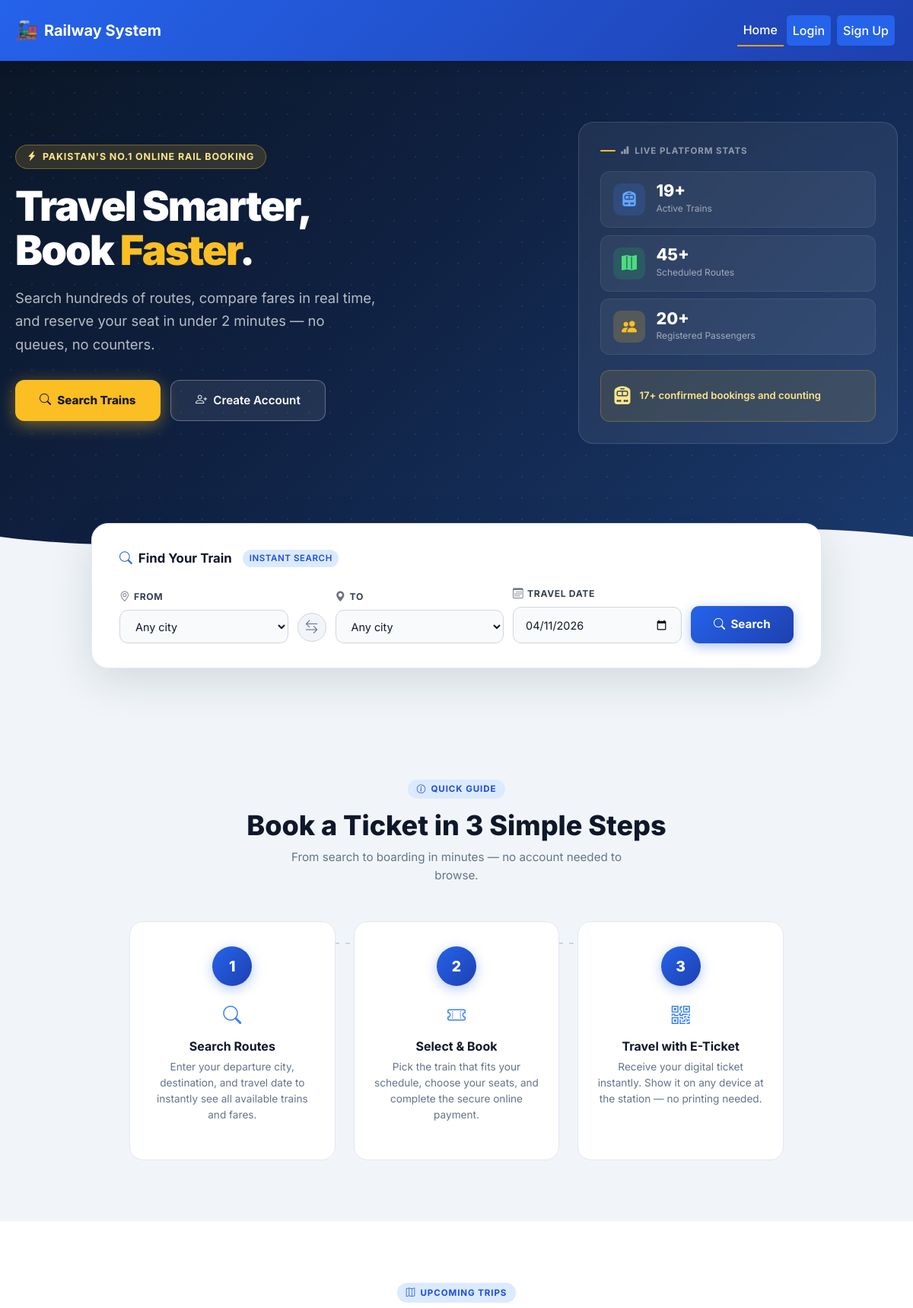
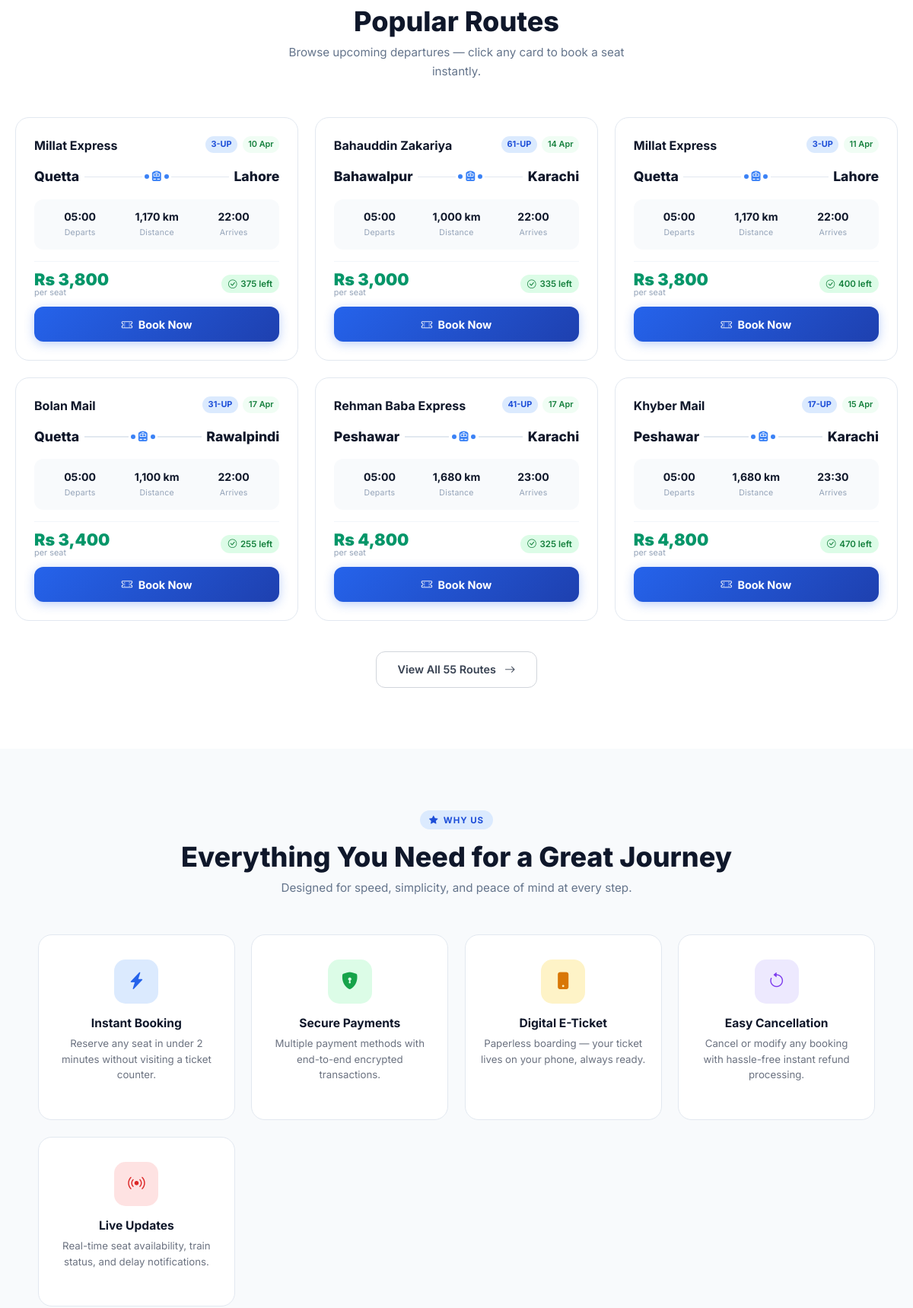
The page /index.php (upper part) on the database its author committed (2 pictures, top to bottom).
### tables this page shows
CREATE TABLE IF NOT EXISTS routes (
    route_id INT PRIMARY KEY AUTO_INCREMENT,
    train_id INT NOT NULL,
    departure_city VARCHAR(100) NOT NULL,
    arrival_city VARCHAR(100) NOT NULL,
    departure_time TIME NOT NULL,
    arrival_time TIME NOT NULL,
    distance_km DECIMAL(10, 2),
    base_fare DECIMAL(10, 2) NOT NULL,
    journey_date DATE NOT NULL,
    available_seats INT NOT NULL,
    status ENUM('scheduled', 'cancelled', 'completed') DEFAULT 'scheduled',
    created_at TIMESTAMP DEFAULT CURRENT_TIMESTAMP,
    updated_at TIMESTAMP DEFAULT CURRENT_TIMESTAMP ON UPDATE CURRENT_TIMESTAMP,
    FOREIGN KEY (train_id) REFERENCES trains(train_id) ON DELETE CASCADE,
    UNIQUE KEY unique_train_date (train_id, journey_date)
);

CREATE TABLE IF NOT EXISTS trains (
    train_id INT PRIMARY KEY AUTO_INCREMENT,
    train_name VARCHAR(100) NOT NULL,
    train_number VARCHAR(50) UNIQUE NOT NULL,
    train_type VARCHAR(50) NOT NULL,
    total_seats INT NOT NULL,
    available_seats INT NOT NULL,
    status ENUM('active', 'inactive', 'maintenance') DEFAULT 'active',
    created_at TIMESTAMP DEFAULT CURRENT_TIMESTAMP,
    updated_at TIMESTAMP DEFAULT CURRENT_TIMESTAMP ON UPDATE CURRENT_TIMESTAMP
);

### index.php (the view, shortened to what the rows shown need)
<?php
require_once 'config/database.php';
require_once 'src/classes/Database.php';
require_once 'src/classes/Train.php';
$db = new Database();
$db->connect();
$train = new Train($db);
$search_from = isset($_GET['departure_city']) ? trim($_GET['departure_city']) : '';
$search_to   = isset($_GET['arrival_city'])   ? trim($_GET['arrival_city'])   : '';
$search_date = isset($_GET['journey_date'])   ? trim($_GET['journey_date'])   : '';
$has_search  = $search_from !== '' || $search_to !== '' || $search_date !== '';
$show_all    = isset($_GET['show_all']);
if ($has_search) {
    $conn  = $db->getConnection();
    $where = ["r.status = 'scheduled'", "r.journey_date >= CURDATE()"];
    if ($search_from) $where[] = "r.departure_city = '" . $conn->real_escape_string($search_from) . "'";
    if ($search_to)   $where[] = "r.arrival_city   = '" . $conn->real_escape_string($search_to)   . "'";
    if ($search_date) $where[] = "r.journey_date   = '" . $conn->real_escape_string($search_date)  . "'";
    $sql    = "SELECT r.*, t.train_name, t.train_number FROM routes r JOIN trains t ON r.train_id = t.train_id WHERE " . implode(' AND ', $where) . " ORDER BY r.journey_date, r.departure_time";
    $routes = $db->select($sql) ?: [];
} else {
    $routes = $train->getAllRoutes() ?: [];
}
require_once 'inc/header.php';
?>
<section class="ix-hero">
    <div class="ix-hero-inner">
        <div>
            <h1>Travel Smarter,<br>Book <em>Faster</em>.</h1>
        </div>
    </div>
</section>
<div class="ix-how">
    <div class="ix-section-head">
        <h2>Book a Ticket in 3 Simple Steps</h2>
    </div>
</div>
<div class="ix-routes-band" id="routes">
    <div class="ix-section-head">
        <?php if ($has_search): ?>
        <div class="ix-section-badge"><i class="bi bi-search"></i> Search Results</div>
        <h2>
            <?= count($routes) ?> route<?= count($routes) !== 1 ? 's' : '' ?> found
        </h2>
        <p>
            <?php
            $parts = [];
            if ($search_from) $parts[] = 'from <strong>' . htmlspecialchars($search_from) . '</strong>';
            if ($search_to)   $parts[] = 'to <strong>'   . htmlspecialchars($search_to)   . '</strong>';
            if ($search_date) $parts[] = 'on <strong>'   . date('D, d M Y', strtotime($search_date)) . '</strong>';
            echo implode(' ', $parts);
            ?>
            &nbsp;·&nbsp; <a href="index.php" style="font-size:.85rem;">Clear search</a>
        </p>
        <?php else: ?>
        <h2><?= $show_all ? 'All Available Routes' : 'Popular Routes' ?></h2>
        <?php endif; ?>
    </div>
    <div class="ix-routes-grid">
        <?php if ($routes): ?>
            <?php foreach (($has_search || $show_all) ? $routes : array_slice($routes, 0, 6) as $route): ?>
            <?php
                $seats = (int)$route['available_seats'];
                if ($seats > 20)      { $seatClass = 'high'; $seatIcon = 'bi-check-circle'; }
                elseif ($seats > 10)  { $seatClass = 'mid';  $seatIcon = 'bi-exclamation-circle'; }
                else                  { $seatClass = 'low';  $seatIcon = 'bi-x-circle'; }
                $journeyDate = !empty($route['journey_date']) ? date('d M', strtotime($route['journey_date'])) : '';
            ?>
            <div class="ix-route-card">
                <div class="ix-rc-top">
                    <span class="train-name"><?= htmlspecialchars($route['train_name']) ?></span>
                    <div class="badges">
                        <span class="badge-num"><?= htmlspecialchars($route['train_number']) ?></span>
                        <?php if ($journeyDate): ?>
                        <span class="badge-date"><?= $journeyDate ?></span>
                        <?php endif; ?>
                    </div>
                </div>
                <div class="ix-rc-route">
                    <span class="city"><?= htmlspecialchars($route['departure_city']) ?></span>
                    <span class="rc-connector">
                        <span class="line"></span>
                        <span class="dot"></span>
                        <span class="train-ic"><i class="bi bi-train-front-fill"></i></span>
                        <span class="dot"></span>
                        <span class="line"></span>
                    </span>
                    <span class="city"><?= htmlspecialchars($route['arrival_city']) ?></span>
                </div>
                <div class="ix-rc-meta">
                    <div>
                        <div class="m-val"><?= date('H:i', strtotime($route['departure_time'])) ?></div>
                        <div class="m-lbl">Departs</div>
                    </div>
                    <div>
                        <div class="m-val"><?= number_format($route['distance_km'], 0) ?> km</div>
                        <div class="m-lbl">Distance</div>
                    </div>
                    <div>
                        <div class="m-val"><?= date('H:i', strtotime($route['arrival_time'])) ?></div>
                        <div class="m-lbl">Arrives</div>
                    </div>
                </div>
                <div class="ix-rc-footer">
                    <div class="fare">
                        Rs <?= number_format($route['base_fare'], 0) ?>
                        <small>per seat</small>
                    </div>
                    <span class="seats-badge <?= $seatClass ?>">
                        <i class="bi <?= $seatIcon ?>"></i> <?= $seats ?> left
                    </span>
                </div>
                <a href="book.php?route_id=<?= (int)$route['route_id'] ?>" class="btn-book-ix">
                    <i class="bi bi-ticket-perforated me-1"></i> Book Now
                </a>
            </div>
            <?php endforeach; ?>
        <?php endif; ?>
    </div>
</div>
<div class="ix-features-band">
    <div class="ix-section-head">
        <h2>Everything You Need for a Great Journey</h2>
    </div>
</div>
<?php require_once 'inc/footer.php'; ?>

### rows shown on the page
routes: train.train_name "Millat Express", train.train_number "3-UP", journey_date "10 Apr", departure_city "Quetta", arrival_city "Lahore", departure_time "05:00", distance_km "1,170", arrival_time "22:00", base_fare "3,800", available_seats "375"
routes: train.train_name "Bahauddin Zakariya", train.train_number "61-UP", journey_date "14 Apr", departure_city "Bahawalpur", arrival_city "Karachi", departure_time "05:00", distance_km "1,000", arrival_time "22:00", base_fare "3,000", available_seats "335"
routes: train.train_name "Millat Express", train.train_number "3-UP", journey_date "11 Apr", departure_city "Quetta", arrival_city "Lahore", departure_time "05:00", distance_km "1,170", arrival_time "22:00", base_fare "3,800", available_seats "400"
routes: train.train_name "Bolan Mail", train.train_number "31-UP", journey_date "17 Apr", departure_city "Quetta", arrival_city "Rawalpindi", departure_time "05:00", distance_km "1,100", arrival_time "22:00", base_fare "3,400", available_seats "255"
routes: train.train_name "Rehman Baba Express", train.train_number "41-UP", journey_date "17 Apr", departure_city "Peshawar", arrival_city "Karachi", departure_time "05:00", distance_km "1,680", arrival_time "23:00", base_fare "4,800", available_seats "325"
routes: train.train_name "Khyber Mail", train.train_number "17-UP", journey_date "15 Apr", departure_city "Peshawar", arrival_city "Karachi", departure_time "05:00", distance_km "1,680", arrival_time "23:30", base_fare "4,800", available_seats "470"

### other values the page prints
$total_trains "19"
$total_routes "45"
$total_users "20"
$total_bookings "17"
count($routes) "55"
